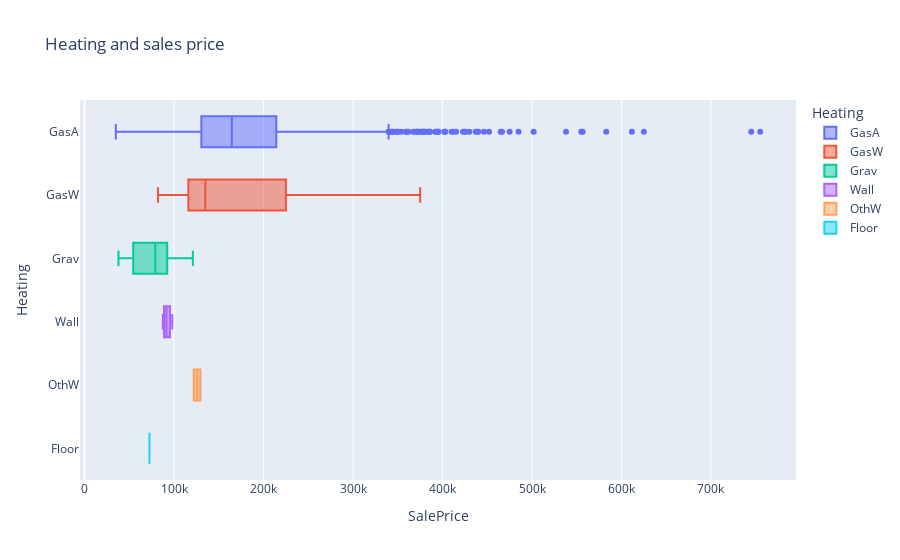

The cell this chart's notebook holds for it:
### Code cell
# Heating and sales price with plotly
fig = px.box(df3, y="Heating", x="SalePrice", color =  "Heating" ,  title="Heating and sales price")
fig.show()

### Figure 1 — Plotly figure (JSON) as saved in the notebook; plotly's stock layout.template omitted (floating-point values rounded to 4 significant figures; data arrays with more than 128 entries replaced by an {"elided": "..."} marker saying what was removed)
{"data": [{"alignmentgroup": "True", "hovertemplate": "Heating=%{y}<br>SalePrice=%{x}<extra></extra>", "legendgroup": "GasA", "marker": {"color": "#636efa"}, "name": "GasA", "notched": false, "offsetgroup": "GasA", "orientation": "h", "showlegend": true, "type": "box", "x": {"elided": "1428 int values"}, "x0": " ", "xaxis": "x", "y": {"elided": "1428 str values"}, "y0": " ", "yaxis": "y"}, {"alignmentgroup": "True", "hovertemplate": "Heating=%{y}<br>SalePrice=%{x}<extra></extra>", "legendgroup": "GasW", "marker": {"color": "#EF553B"}, "name": "GasW", "notched": false, "offsetgroup": "GasW", "orientation": "h", "showlegend": true, "type": "box", "x": [225000, 133900, 115000, 205000, 375000, 239000, 87000, 129000, 163000, 265979, 116000, 125000, 82000, 85000, 117500, 144000, 256000, 136000], "x0": " ", "xaxis": "x", "y": ["GasW", "GasW", "GasW", "GasW", "GasW", "GasW", "GasW", "GasW", "GasW", "GasW", "GasW", "GasW", "GasW", "GasW", "GasW", "GasW", "GasW", "GasW"], "y0": " ", "yaxis": "y"}, {"alignmentgroup": "True", "hovertemplate": "Heating=%{y}<br>SalePrice=%{x}<extra></extra>", "legendgroup": "Grav", "marker": {"color": "#00cc96"}, "name": "Grav", "notched": false, "offsetgroup": "Grav", "orientation": "h", "showlegend": true, "type": "box", "x": [79000, 96500, 60000, 37900, 80000, 52500, 121000], "x0": " ", "xaxis": "x", "y": ["Grav", "Grav", "Grav", "Grav", "Grav", "Grav", "Grav"], "y0": " ", "yaxis": "y"}, {"alignmentgroup": "True", "hovertemplate": "Heating=%{y}<br>SalePrice=%{x}<extra></extra>", "legendgroup": "Wall", "marker": {"color": "#ab63fa"}, "name": "Wall", "notched": false, "offsetgroup": "Wall", "orientation": "h", "showlegend": true, "type": "box", "x": [87500, 98000, 92900, 90000], "x0": " ", "xaxis": "x", "y": ["Wall", "Wall", "Wall", "Wall"], "y0": " ", "yaxis": "y"}, {"alignmentgroup": "True", "hovertemplate": "Heating=%{y}<br>SalePrice=%{x}<extra></extra>", "legendgroup": "OthW", "marker": {"color": "#FFA15A"}, "name": "OthW", "notched": false, "offsetgroup": "OthW", "orientation": "h", "showlegend": true, "type": "box", "x": [129500, 122000], "x0": " ", "xaxis": "x", "y": ["OthW", "OthW"], "y0": " ", "yaxis": "y"}, {"alignmentgroup": "True", "hovertemplate": "Heating=%{y}<br>SalePrice=%{x}<extra></extra>", "legendgroup": "Floor", "marker": {"color": "#19d3f3"}, "name": "Floor", "notched": false, "offsetgroup": "Floor", "orientation": "h", "showlegend": true, "type": "box", "x": [72500], "x0": " ", "xaxis": "x", "y": ["Floor"], "y0": " ", "yaxis": "y"}], "layout": {"boxmode": "overlay", "legend": {"title": {"text": "Heating"}, "tracegroupgap": 0}, "title": {"text": "Heating and sales price"}, "xaxis": {"anchor": "y", "domain": [0, 1], "title": {"text": "SalePrice"}}, "yaxis": {"anchor": "x", "categoryarray": ["Floor", "OthW", "Wall", "Grav", "GasW", "GasA"], "categoryorder": "array", "domain": [0, 1], "title": {"text": "Heating"}}}}
